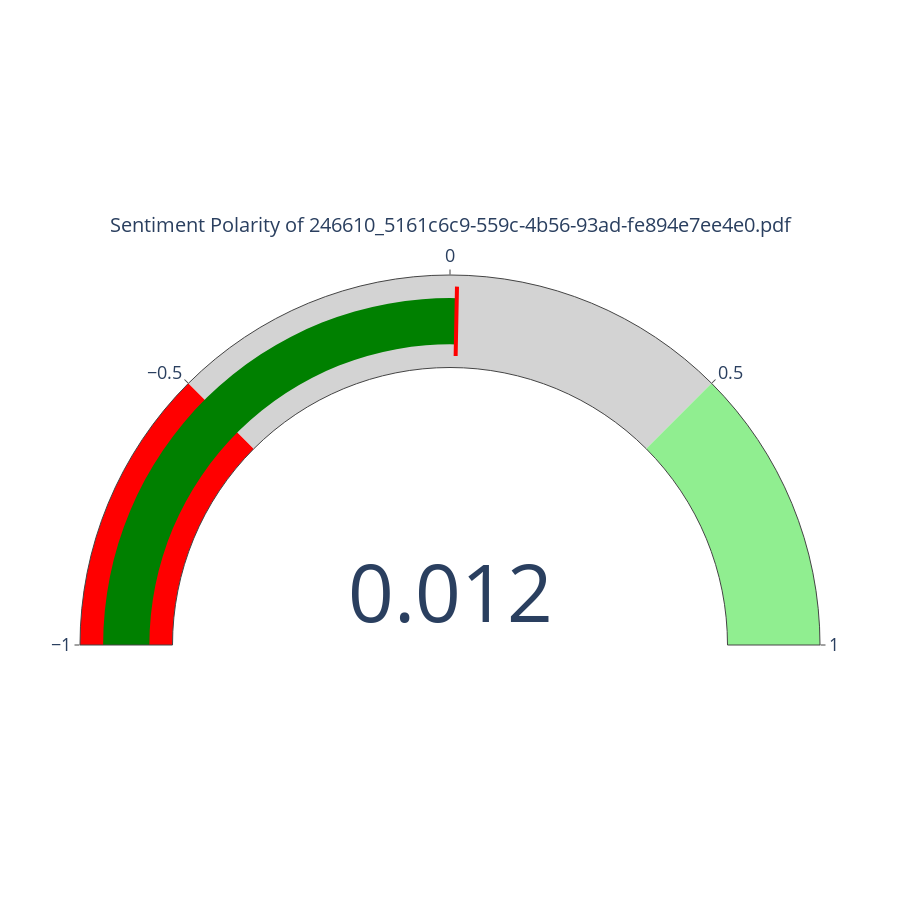
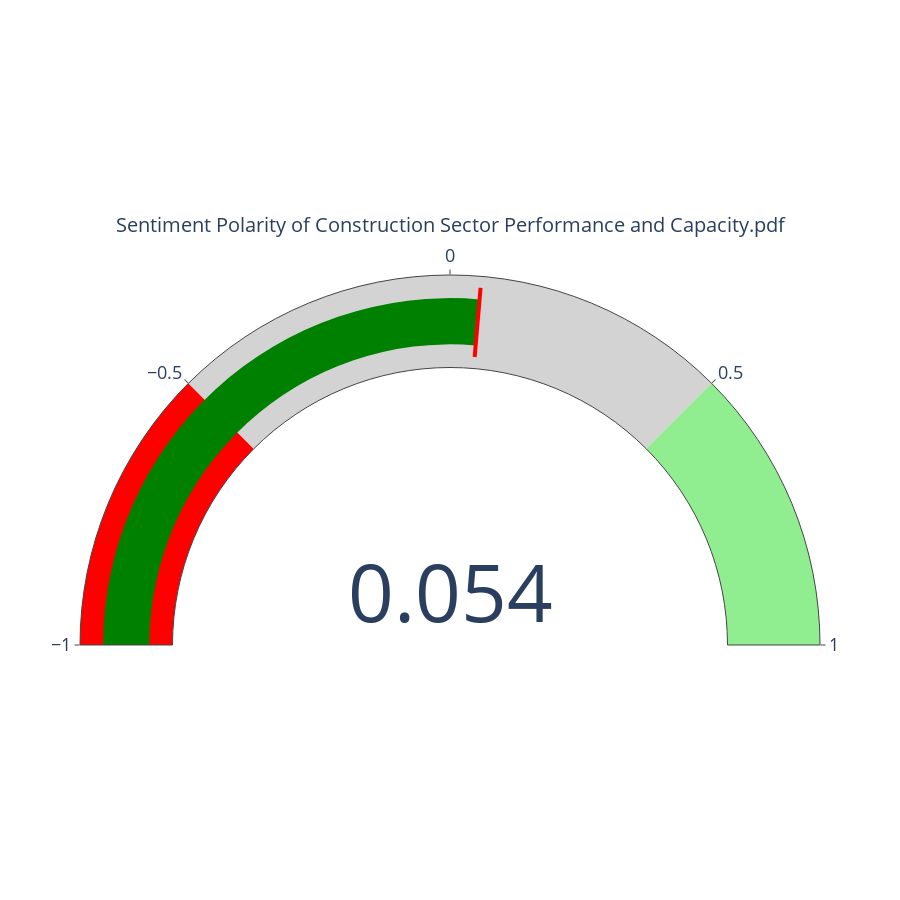
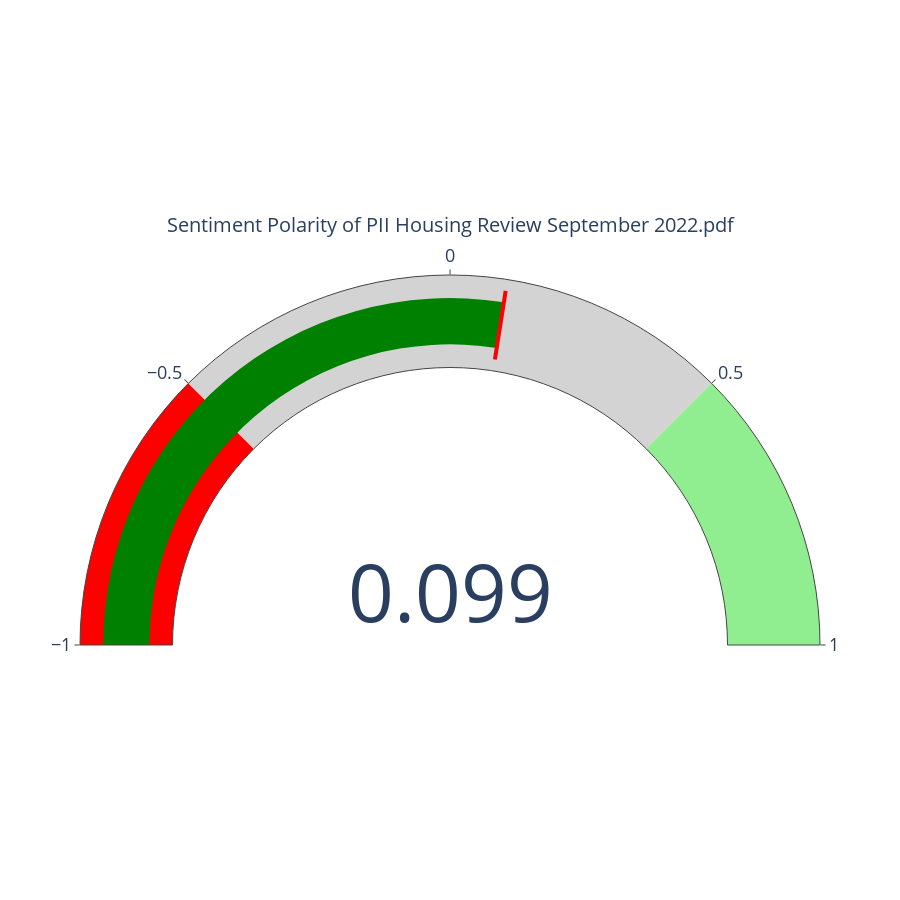
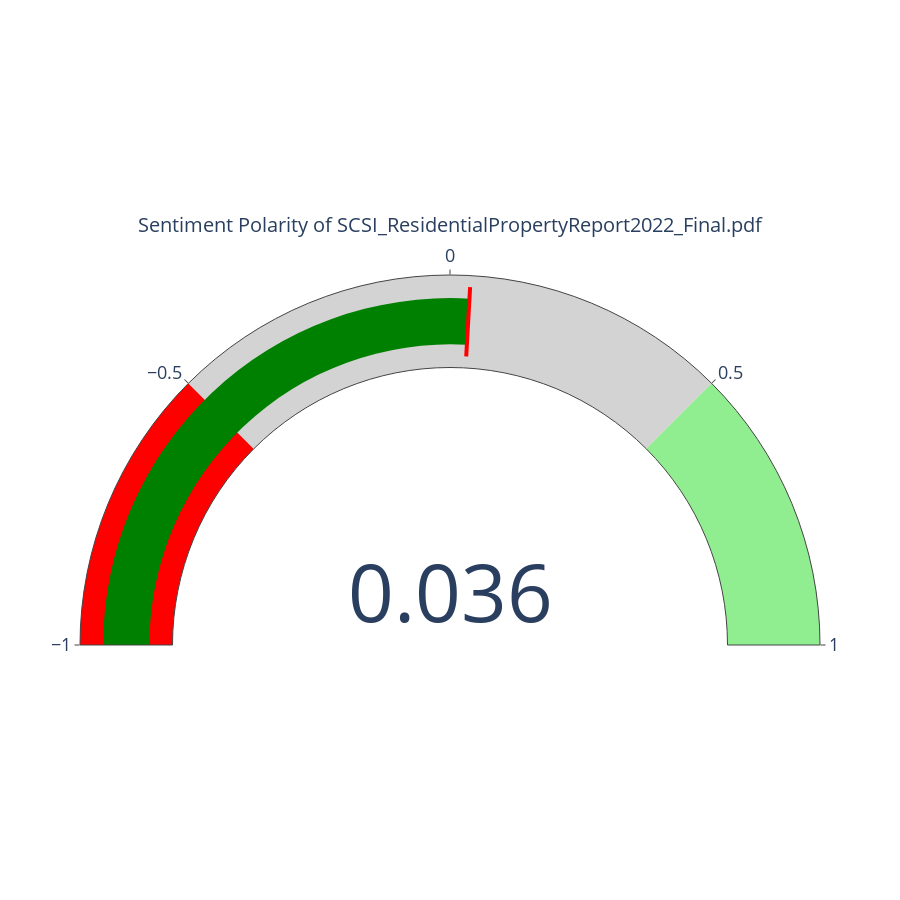

Here is the notebook cell these charts were saved with, in order:
### Code cell
filesIreland = ['Data/sentiment/homeBuilding/246610_5161c6c9-559c-4b56-93ad-fe894e7ee4e0.pdf','Data/sentiment/homeBuilding/Construction Sector Performance and Capacity.pdf', 'Data/sentiment/homeBuilding/PII Housing Review September 2022.pdf','Data/sentiment/homeBuilding/SCSI_ResidentialPropertyReport2022_Final.pdf']
sentimentIreland_df = sentimentPDFdata(filesIreland)
sentimentBARChart(sentimentIreland_df)
sentimentIreland_df

### Figure 1 — Plotly figure (JSON) as saved in the notebook; plotly's stock layout.template omitted (floating-point values rounded to 4 significant figures)
{"data": [{"domain": {"x": [0, 1], "y": [0, 1]}, "gauge": {"axis": {"range": [-1, 1]}, "steps": [{"color": "red", "range": [-1, -0.5]}, {"color": "lightgrey", "range": [-0.5, 0.5]}, {"color": "lightgreen", "range": [0.5, 1]}], "threshold": {"line": {"color": "red", "width": 4}, "thickness": 0.75, "value": 0.01242}}, "mode": "gauge+number", "title": {"text": "Sentiment Polarity of 246610_5161c6c9-559c-4b56-93ad-fe894e7ee4e0.pdf"}, "type": "indicator", "value": 0.01242}], "layout": {"font": {"size": 18}, "height": 900, "width": 900}}

### Figure 2 — Plotly figure (JSON) as saved in the notebook; plotly's stock layout.template omitted (floating-point values rounded to 4 significant figures)
{"data": [{"domain": {"x": [0, 1], "y": [0, 1]}, "gauge": {"axis": {"range": [-1, 1]}, "steps": [{"color": "red", "range": [-1, -0.5]}, {"color": "lightgrey", "range": [-0.5, 0.5]}, {"color": "lightgreen", "range": [0.5, 1]}], "threshold": {"line": {"color": "red", "width": 4}, "thickness": 0.75, "value": 0.05436}}, "mode": "gauge+number", "title": {"text": "Sentiment Polarity of Construction Sector Performance and Capacity.pdf"}, "type": "indicator", "value": 0.05436}], "layout": {"font": {"size": 18}, "height": 900, "width": 900}}

### Figure 3 — Plotly figure (JSON) as saved in the notebook; plotly's stock layout.template omitted (floating-point values rounded to 4 significant figures)
{"data": [{"domain": {"x": [0, 1], "y": [0, 1]}, "gauge": {"axis": {"range": [-1, 1]}, "steps": [{"color": "red", "range": [-1, -0.5]}, {"color": "lightgrey", "range": [-0.5, 0.5]}, {"color": "lightgreen", "range": [0.5, 1]}], "threshold": {"line": {"color": "red", "width": 4}, "thickness": 0.75, "value": 0.09927}}, "mode": "gauge+number", "title": {"text": "Sentiment Polarity of PII Housing Review September 2022.pdf"}, "type": "indicator", "value": 0.09927}], "layout": {"font": {"size": 18}, "height": 900, "width": 900}}

### Figure 4 — Plotly figure (JSON) as saved in the notebook; plotly's stock layout.template omitted (floating-point values rounded to 4 significant figures)
{"data": [{"domain": {"x": [0, 1], "y": [0, 1]}, "gauge": {"axis": {"range": [-1, 1]}, "steps": [{"color": "red", "range": [-1, -0.5]}, {"color": "lightgrey", "range": [-0.5, 0.5]}, {"color": "lightgreen", "range": [0.5, 1]}], "threshold": {"line": {"color": "red", "width": 4}, "thickness": 0.75, "value": 0.03575}}, "mode": "gauge+number", "title": {"text": "Sentiment Polarity of SCSI_ResidentialPropertyReport2022_Final.pdf"}, "type": "indicator", "value": 0.03575}], "layout": {"font": {"size": 18}, "height": 900, "width": 900}}
